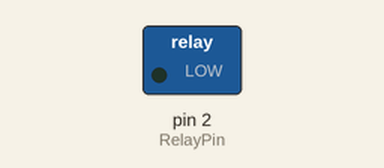
This sketch was run on a simulated Arduino Uno, built with avr-gcc and run on an emulated ATmega328P. Shown: switched loads named in the sketch (green lamp = pin HIGH). Dashed ring = blinking. What the sketch prints to the serial monitor is not drawn.

Above: at 0.5 s.
Timing chart, 0 to 4.6 s (numbered marks = the images above):
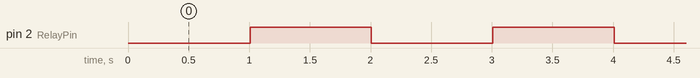

Measured:
- by itself, pin 2 (RelayPin): alternates HIGH for 1.0 s and LOW for 1.0 s

The sketch:

1_Channel_Relay.ino
```cpp
/*** Atya Technologies Pvt.Ltd. - 1 Channel Relay ***/

//Pin Declaration
int RelayPin = 2;

// the setup routine runs once when you press reset:
void setup()
{
  // Set RelayPin as an output pin
  pinMode(RelayPin, OUTPUT);
  Serial.begin(9600);  // initialize serial communication at 9600 bits per second
  Serial.println("Welcome to Atya Technologies Pvt. Ltd.");
}

// the loop routine runs over and over again forever:
void loop()
{
  // Let's turn off the relay
  digitalWrite(RelayPin, LOW);
  Serial.println("1 Channel Relay:Relay is OFF");
  Serial.println();
  delay(1000);

  // Let's turn on the relay
  digitalWrite(RelayPin, HIGH);
  Serial.println("1 Channel Relay:Relay is ON");
  Serial.println();
  delay(1000);
}
```
